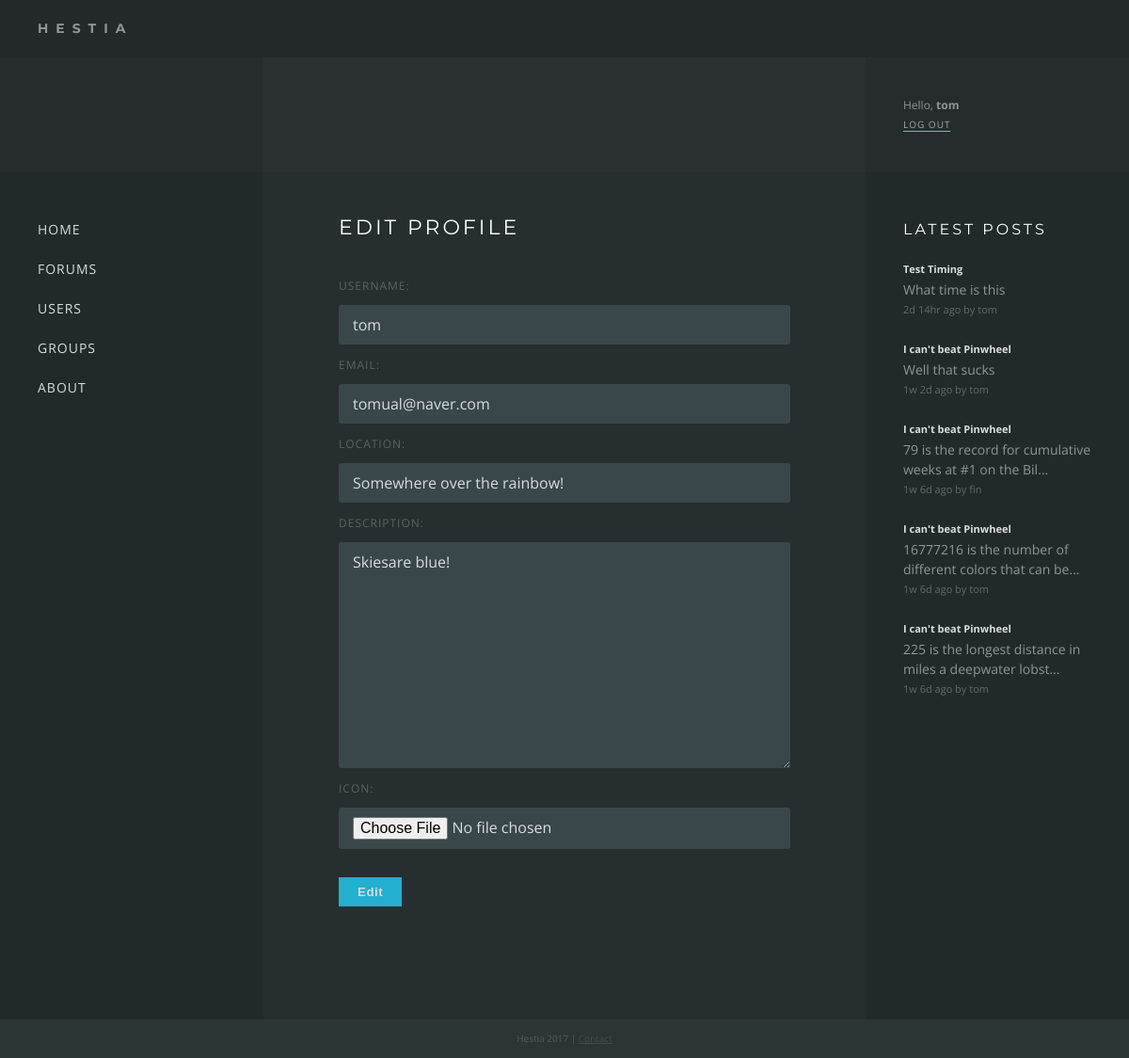
The app's page /users/edit (signed in), older data.
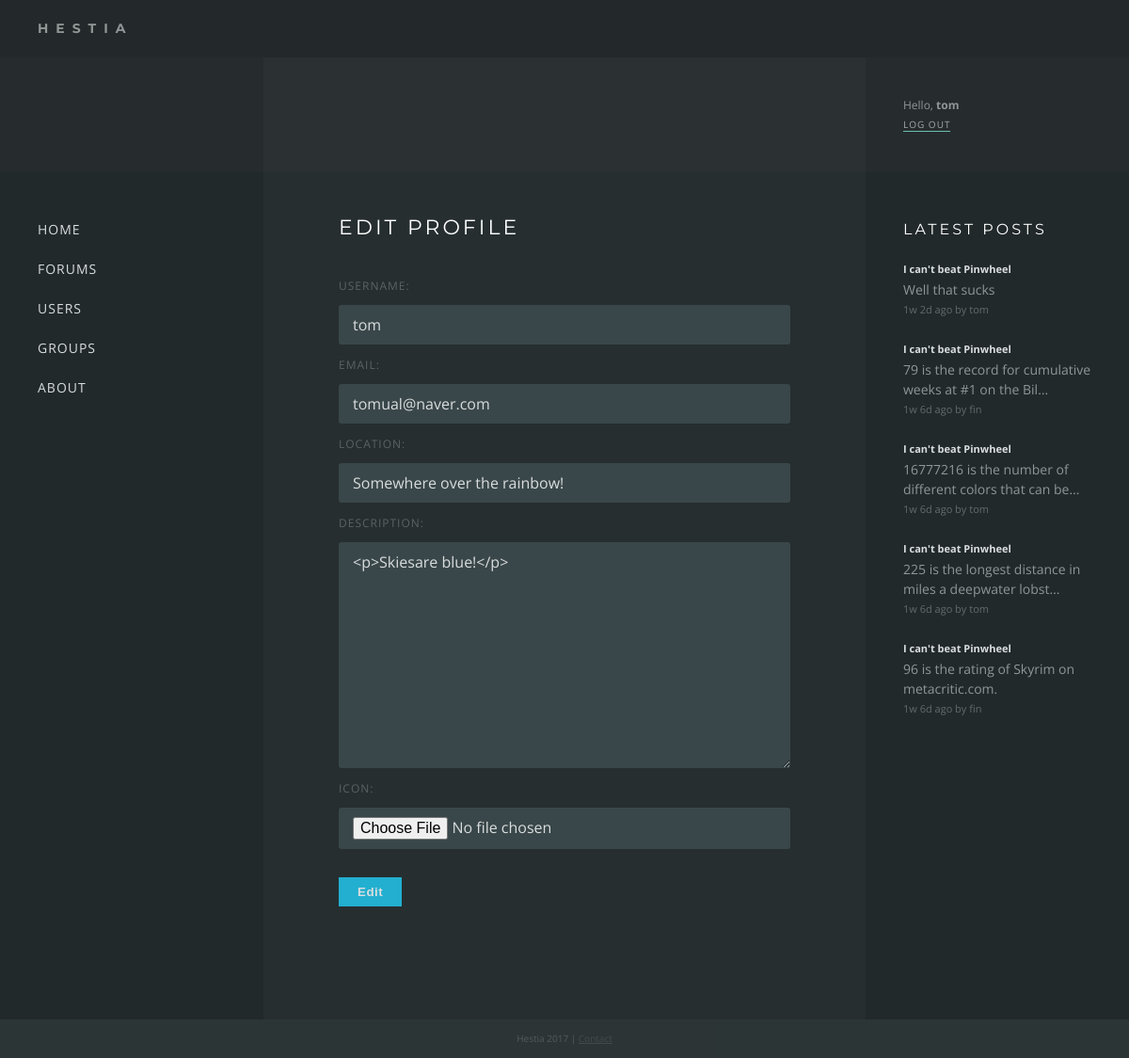
The same page, newer data.
### users/models.py (models this page shows, shortened)
class Profile(models.Model):
    user = models.OneToOneField(User)
    location = models.CharField(max_length=140, blank=True)
    description = models.CharField(max_length=255, blank=True)
    icon = models.ImageField(upload_to='static/icons', default='static/icons/aurora.png')

### forums/models.py (models this page shows, shortened)
class Response(models.Model):
    thread = models.ForeignKey(Thread, on_delete=models.CASCADE)
    poster = models.ForeignKey(settings.AUTH_USER_MODEL)
    message = models.CharField(max_length=200)
    posted = models.DateTimeField('date posted')

class Thread(models.Model):
    title = models.CharField(max_length=200)
    message = models.CharField(max_length=200)
    posted = models.DateTimeField('date posted')
    poster = models.ForeignKey(settings.AUTH_USER_MODEL, null=True)
    def was_posted_recently(self):
        now = timezone.now()
        return now - datetime.timedelta(days=1) <= self.posted <= now
    was_posted_recently.posted  = True
    was_posted_recently.boolean = True
    was_posted_recently.short_description = 'Published recently?'

### users/views.py (the view)
# urls.py: url(r'^(?P<id>[0-9]+)/edit$', views.edit, name='edit'),
def edit(request):
    user_edit = User.objects.get(username=request.user.username)
    if request.method == "POST":
        form = UserForm(request.POST, request.FILES)
        if form.is_valid():
            user_edit.email = form.cleaned_data['email']
            user_edit.profile.location = form.cleaned_data['location']
            user_edit.profile.description = form.cleaned_data['description']
            if request.FILES.get('icon', False):
                user_edit.profile.icon = form.cleaned_data['icon']
            user_edit.profile.save()
            user_edit.save()
        return render(request, 'users/edit.html', {'form':form})
    else:
        data = {
            'username': user_edit.username,
            'email': user_edit.email,
            'location': user_edit.profile.location,
            'description': user_edit.profile.description,
        }
        form = UserForm(initial=data)
        return render(request, 'users/edit.html', {'form':form})

### users/forms.py (shortened to what this page needs)
class UserForm(forms.Form):
    username = forms.CharField(min_length=3)
    email = forms.EmailField(min_length=10)
    location = forms.CharField(required=False)
    description = forms.CharField(widget=forms.Textarea(attrs={'class' : 'tinymce'}), required=False)
    icon = forms.ImageField(required=False)

### users/templates/users/edit.html (shortened to what this page needs)
{% extends "base.html" %}
{% block content %}
    <h1>{% block title %}Edit Profile{% endblock %}</h1>
    <form method="POST" enctype="multipart/form-data" novalidate>
        {{ form }}
        <button type="submit" class="button button-primary">Edit</button>
    </form>
{% endblock %}

### templates/base.html (shortened to what this page needs)
{% load static %}
{% load timesinceshort %}
<!DOCTYPE html>
<html>
<head>
    <link rel="stylesheet" type="text/css" href="{% static 'forums/style.css' %}" />
</head>
<body>
<div class="wrapper">
    <div class="header"><div class="title">Hestia</div></div>
    <div class="hero">
        <div class="box sidebar">
        </div>
        <div class="box content">
        </div>
        <div class="box sidebar auth">
        {% if user.is_authenticated %}
            <div class="name">Hello, <a href="/users/profile/{{ user.username }}">{{ user.username }}</a></div>
            <a href="/users/logout">Log out</a>
        {% else %}
            <a href="/users/login">Log in</a> <span>or</span> <a href="/users/register">Register</a>
        {% endif %}
        </div>
    </div>
    <div class="main">
        <div class="box sidebar">
            <nav>
            <ul>
            <li><a href="/">Home</a></li>
            <li><a href="/forums">Forums</a></li>
            <li><a href="/users">Users</a></li>
            <li><a href="/groups">Groups</a></li>
            <li><a href="/about">About</a></li>
            </ul>
            </nav>
        </div>
        <div class="box content">
            {% block content %}{% endblock %}
        </div>
        <div class="box sidebar">
            <div class="recent-responses">
                <h2>Latest Posts</h2>
                {% for recent_response in request.recent_responses %}
                <div class="response">
                    <a href="/forums/{{ recent_response.thread.id }}?page=last#{{ recent_response.id }}">
                        <div class="text-small title"><b>{{ recent_response.thread.title }}</b></div><br>
                        {{ recent_response.message|striptags|truncatechars:55 }}
                        <div class="text-small posted">{{ recent_response.posted|timesinceshort }} ago by {{ recent_response.poster.username }}</div>
                    </a>
                </div>
                {% endfor %}
            </div>
        </div>
    </div>
    <div class="footer">Hestia 2017 | <a href="">Contact</a></div>
</div>
</body>
</html>

Row changes from the older to the newer data that the page shows:
removed Response: thread "Test Timing", message "What time is this", posted "2d 14hr", poster.username "tom"
changed Profile "Somewhere over the rainbow!": description "Skiesare blue!" → "<p>Skiesare blue!</p>"
now on this page (row unchanged): Response: thread "I can't beat Pinwheel", message "96 is the rating of Skyrim on metacritic.com.", posted "1w 6d", poster.username "fin"
